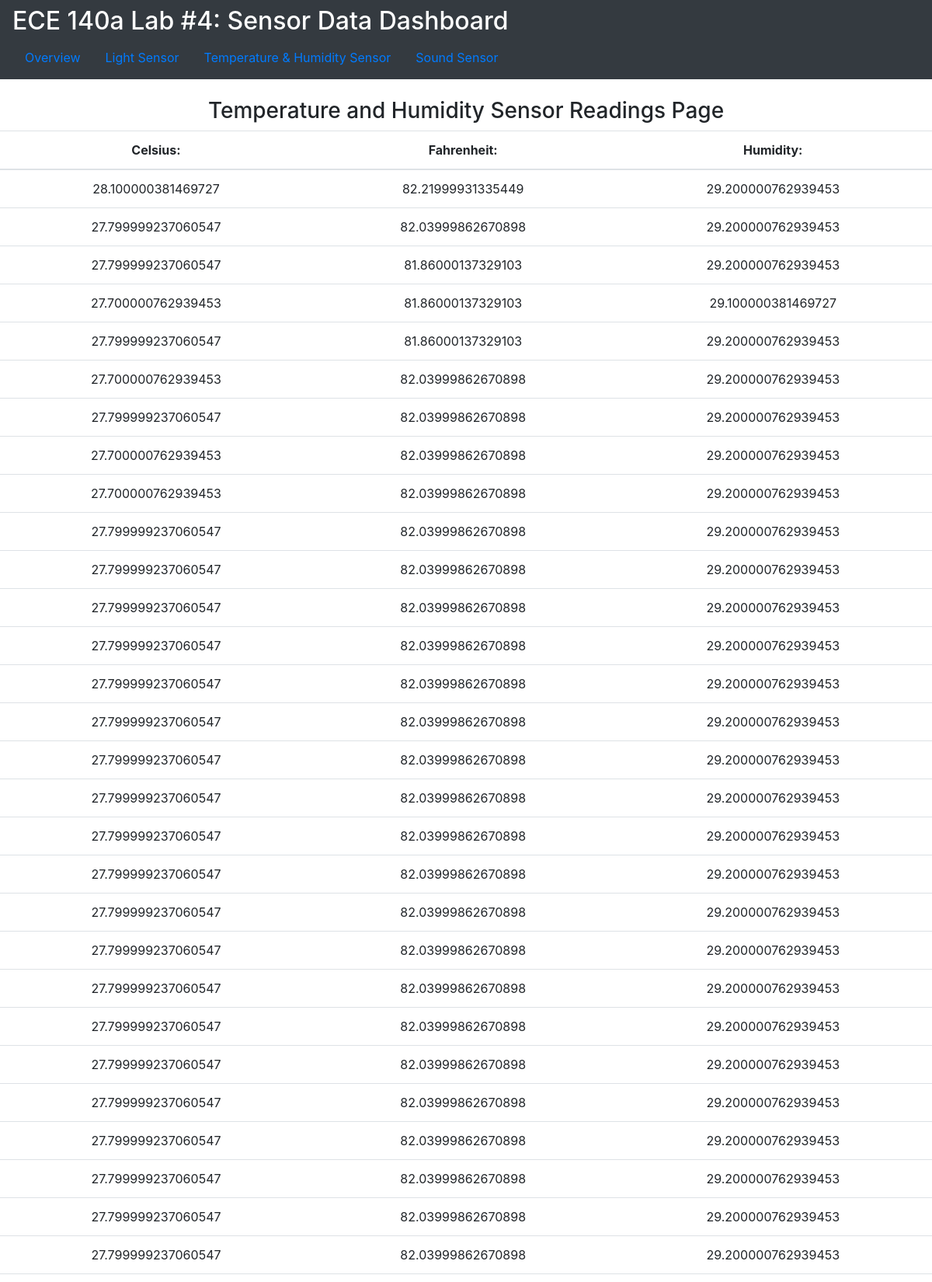
The page / (upper part) on the database its author committed.
### tables this page shows
CREATE TABLE DHT
                (celsius real, fahrenheit real, humidity real);

### sensor_dash.py (the view)
@app.route('/') #main dashboard
def dashboard_view():
    db = get_db()
    cur = db.execute('SELECT * from DHT')
    info = cur.fetchall()
    return render_template('temp_hum_sensor.html', entries=info)

### sensor_dash.py (called while the page is built)
def connect_db():
    rv = sqlite3.connect(app.config['DATABASE'])
    rv.row_factory = sqlite3.Row
    return rv

def get_db():
    if not hasattr(g, 'sqlite_db'):
        g.sqlite_db = connect_db()
    return g.sqlite_db

### templates/temp_hum_sensor.html
{% extends "layout_sensor.html" %}
{% block body %}
<div id="row" style="text-align: center;">
<br>
    <h3>Temperature and Humidity Sensor Readings Page</h3>
     <table class="table">
       <thead>
          <tr>
          <th>
            Celsius:
          </th>
          <th>
            Fahrenheit:
          </th>
          <th>
            Humidity:
          </th>
          </tr>
       </thead>
       <tbody>
        {% for entry in entries %}
        <tr>
          <td>{{ entry.celsius }}</td>
          <td>{{ entry.fahrenheit }}</td>
          <td>{{ entry.humidity }}</td>
        </tr>
        {% else %}
                <li>
                    <em> Unbelievable! There are no users so far!</em>
                </li>
            {% endfor %}
       </tbody>
     </table>
        </div>
{% endblock %}

### templates/layout_sensor.html
{% extends "layout_master.html" %}

### templates/layout_master.html (shortened to what this page needs)
<!doctype html>
<html>
    <head>
        <link rel="stylesheet" href="https://maxcdn.bootstrapcdn.com/bootstrap/4.0.0/css/bootstrap.min.css">
        <link rel="stylesheet" href="//cdnjs.cloudflare.com/ajax/libs/bootstrap-table/1.11.1/bootstrap-table.min.css">
    </head>
        <nav class="navbar navbar-inverse bg-dark">
        <h2 style="color: white">ECE 140a Lab #4: Sensor Data Dashboard</h2>
<ul class="nav nav-pills nav-fill">
  <li class="nav-item">
    <a class="nav-link" href="{{ url_for('dashboard_view')}}">Overview</a>
  </li>
    <li class="nav-item">
	    <a class="nav-link" href="/sensor/MCP" onclick=getData("MCP")>Light Sensor</a>
  </li>
  <li class="nav-item">
	  <a class="nav-link" href="/sensor/DHT?count=10"  onclick=getData("DHT") >Temperature & Humidity Sensor</a>
  </li>
  <li class="nav-item">
    <a class="nav-link" href="/sensor/SS?count=10" onclick=getData("SS")>Sound Sensor</a>
  </li>
</ul>
        </nav>
    <body>
        {% block body %}
        {% endblock %}
    </body>
</html>

### rows shown on the page
DHT: celsius "28.100000381469727", fahrenheit "82.21999931335449", humidity "29.200000762939453"
DHT: celsius "27.799999237060547", fahrenheit "82.03999862670898", humidity "29.200000762939453"
DHT: celsius "27.799999237060547", fahrenheit "81.86000137329103", humidity "29.200000762939453"
DHT: celsius "27.700000762939453", fahrenheit "81.86000137329103", humidity "29.100000381469727"
DHT: celsius "27.799999237060547", fahrenheit "81.86000137329103", humidity "29.200000762939453"
DHT: celsius "27.700000762939453", fahrenheit "82.03999862670898", humidity "29.200000762939453"
DHT: celsius "27.799999237060547", fahrenheit "82.03999862670898", humidity "29.200000762939453"
DHT: celsius "27.700000762939453", fahrenheit "82.03999862670898", humidity "29.200000762939453"
DHT: celsius "27.700000762939453", fahrenheit "82.03999862670898", humidity "29.200000762939453"
DHT: celsius "27.799999237060547", fahrenheit "82.03999862670898", humidity "29.200000762939453"
DHT: celsius "27.799999237060547", fahrenheit "82.03999862670898", humidity "29.200000762939453"
DHT: celsius "27.799999237060547", fahrenheit "82.03999862670898", humidity "29.200000762939453"
DHT: celsius "27.799999237060547", fahrenheit "82.03999862670898", humidity "29.200000762939453"
DHT: celsius "27.799999237060547", fahrenheit "82.03999862670898", humidity "29.200000762939453"
DHT: celsius "27.799999237060547", fahrenheit "82.03999862670898", humidity "29.200000762939453"
DHT: celsius "27.799999237060547", fahrenheit "82.03999862670898", humidity "29.200000762939453"
DHT: celsius "27.799999237060547", fahrenheit "82.03999862670898", humidity "29.200000762939453"
DHT: celsius "27.799999237060547", fahrenheit "82.03999862670898", humidity "29.200000762939453"
DHT: celsius "27.799999237060547", fahrenheit "82.03999862670898", humidity "29.200000762939453"
DHT: celsius "27.799999237060547", fahrenheit "82.03999862670898", humidity "29.200000762939453"
DHT: celsius "27.799999237060547", fahrenheit "82.03999862670898", humidity "29.200000762939453"
DHT: celsius "27.799999237060547", fahrenheit "82.03999862670898", humidity "29.200000762939453"
DHT: celsius "27.799999237060547", fahrenheit "82.03999862670898", humidity "29.200000762939453"
DHT: celsius "27.799999237060547", fahrenheit "82.03999862670898", humidity "29.200000762939453"
DHT: celsius "27.799999237060547", fahrenheit "82.03999862670898", humidity "29.200000762939453"
DHT: celsius "27.799999237060547", fahrenheit "82.03999862670898", humidity "29.200000762939453"
DHT: celsius "27.799999237060547", fahrenheit "82.03999862670898", humidity "29.200000762939453"
DHT: celsius "27.799999237060547", fahrenheit "82.03999862670898", humidity "29.200000762939453"
DHT: celsius "27.799999237060547", fahrenheit "82.03999862670898", humidity "29.200000762939453"
